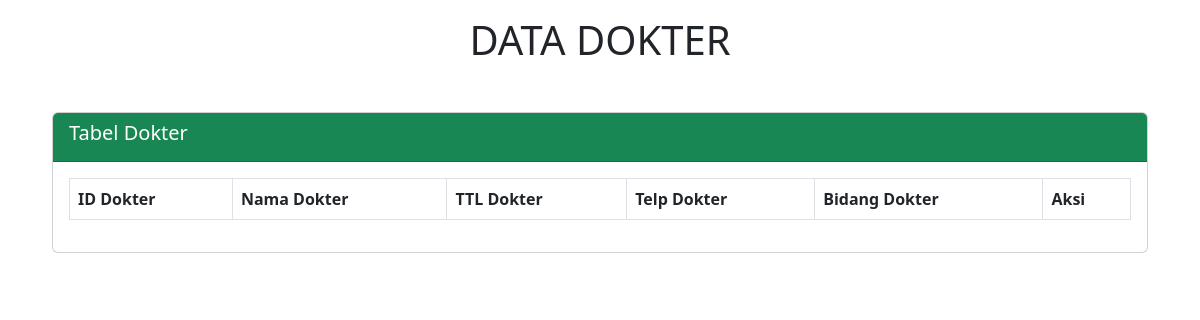
The page /admin/dokter/dokter.php on the database as committed earlier.
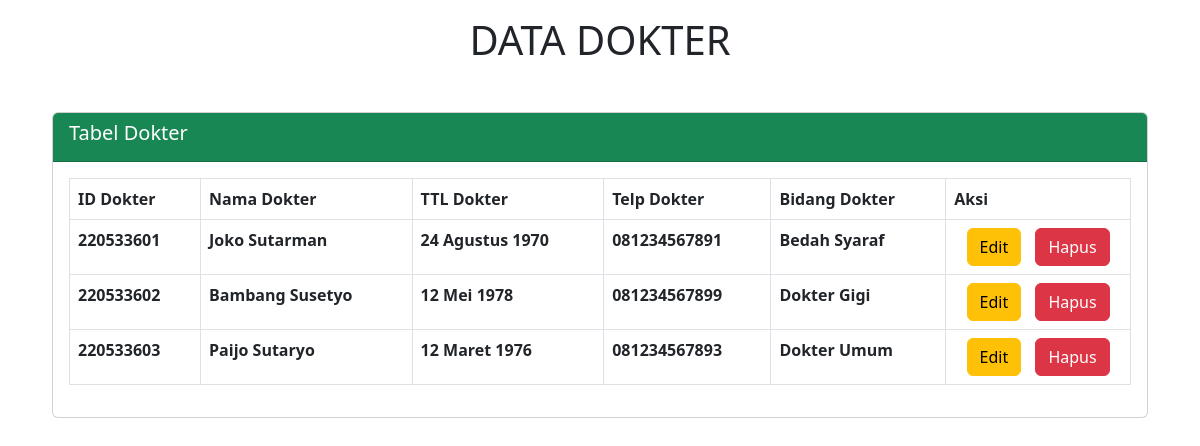
The same page on the database as committed later.
### tables this page shows
CREATE TABLE `dokter` (
  `id_dok` int(12) NOT NULL,
  `nama_dok` varchar(40) NOT NULL,
  `ttl_dok` varchar(40) NOT NULL,
  `telp_dok` varchar(40) NOT NULL,
  `bidang_dok` varchar(40) NOT NULL
);

### admin/dokter/dokter.php (the view, shortened to what this page needs)
<?php
include_once "../../src/koneksi.php";
?>
<!DOCTYPE html>
<html lang="en">
<head>
    <link href="https://cdn.jsdelivr.net/npm/bootstrap@5.3.0-alpha3/dist/css/bootstrap.min.css" rel="stylesheet" />
</head>
<body>
    <div class="container">
        <h1 class="text-center mt-3">DATA DOKTER</h1>
        <div class="card mt-5">
            <div class="card-header bg-success text-white">
                <h5>Tabel Dokter</h5>
            </div>
            <div class="card-body">
                <table class="table table-bordered table-stripped">
                    <tr class="bg-dark-subtle">
                        <th>ID Dokter</th>
                        <th>Nama Dokter</th>
                        <th>TTL Dokter</th>
                        <th>Telp Dokter</th>
                        <th>Bidang Dokter</th>
                        <th>Aksi</th>
                    </tr>
                    <?php
                    $sql = mysqli_query($koneksi, "SELECT * FROM dokter");
                    while ($data = mysqli_fetch_array($sql)) {
                    ?>
                        <tr>
                            <th><?php echo $data['id_dok']; ?></th>
                            <th><?php echo $data['nama_dok']; ?></th>
                            <th><?php echo $data['ttl_dok']; ?></th>
                            <th><?php echo $data['telp_dok']; ?></th>
                            <th><?php echo $data['bidang_dok']; ?></th>
                            <td class="text-center">
                                <a href="edit_dokter.php?id_dok=<?php echo $data['id_dok']; ?>" class="btn btn-warning aedit">Edit</a>
                                <a href="hapus_dokter.php?id_dok=<?php echo $data['id_dok']; ?>" target="_self" onclick="return confirm('YAKIN INGIN MENGHAPUS DATA INI?')" class="btn btn-danger">Hapus</a>
                            </td>
                        </tr>
                    <?php } ?>
                </table>
            </div>
        </div>
    </div>
</body>
</html>

### admin/dokter/dokter.php (style rules this page uses)
.card { margin: 0 10px; }
.card .card-body a { margin: 0 -10px; }
.card .card-body a.aedit { margin-right: 20px; }

Rows that differ between the two databases and show on the page:
added dokter: id_dok "220533601", nama_dok "Joko Sutarman", ttl_dok "24 Agustus 1970", telp_dok "081234567891", bidang_dok "Bedah Syaraf"
added dokter: id_dok "220533602", nama_dok "Bambang Susetyo", ttl_dok "12 Mei 1978", telp_dok "081234567899", bidang_dok "Dokter Gigi"
added dokter: id_dok "220533603", nama_dok "Paijo Sutaryo", ttl_dok "12 Maret 1976", telp_dok "081234567893", bidang_dok "Dokter Umum"
